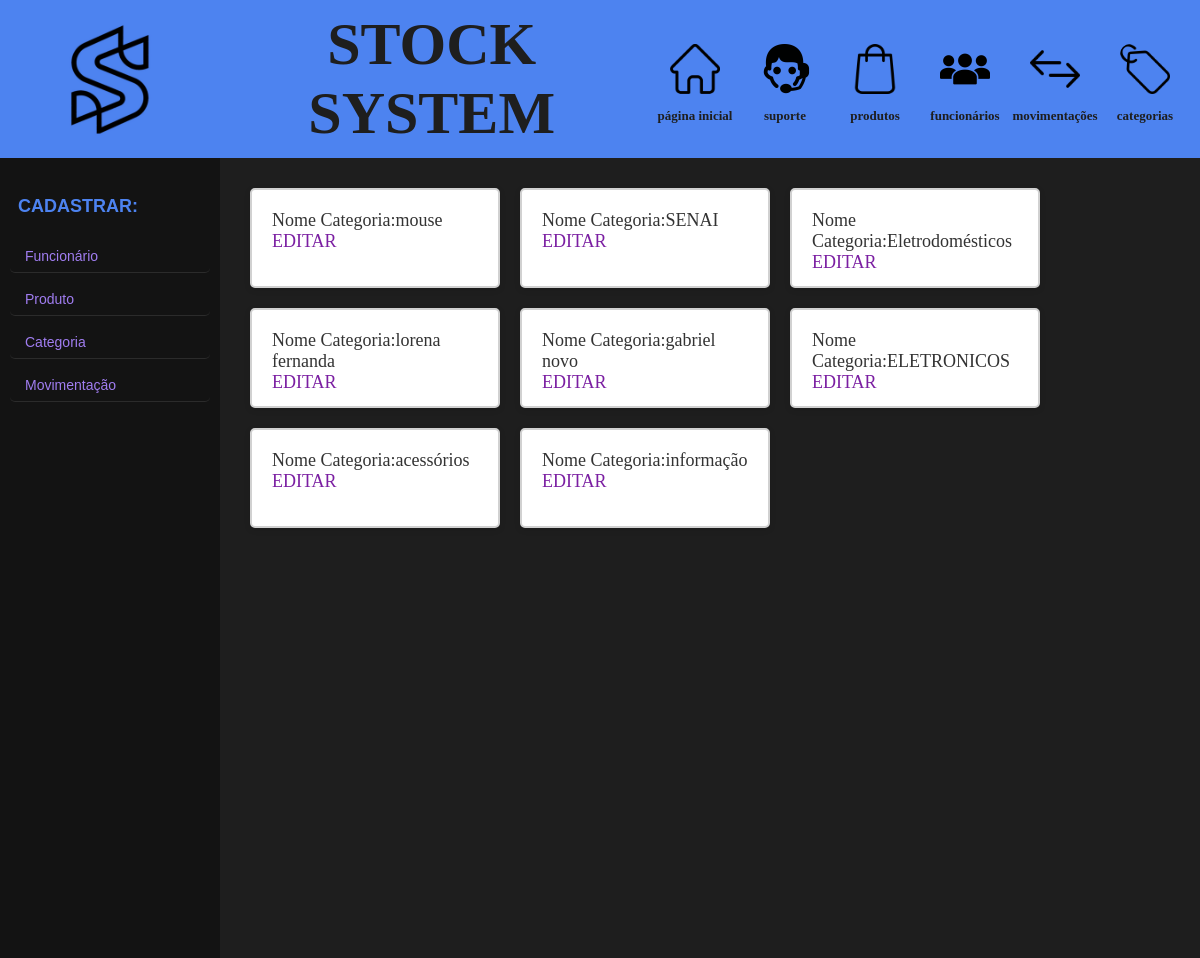
The page /categoria on the database as committed earlier.
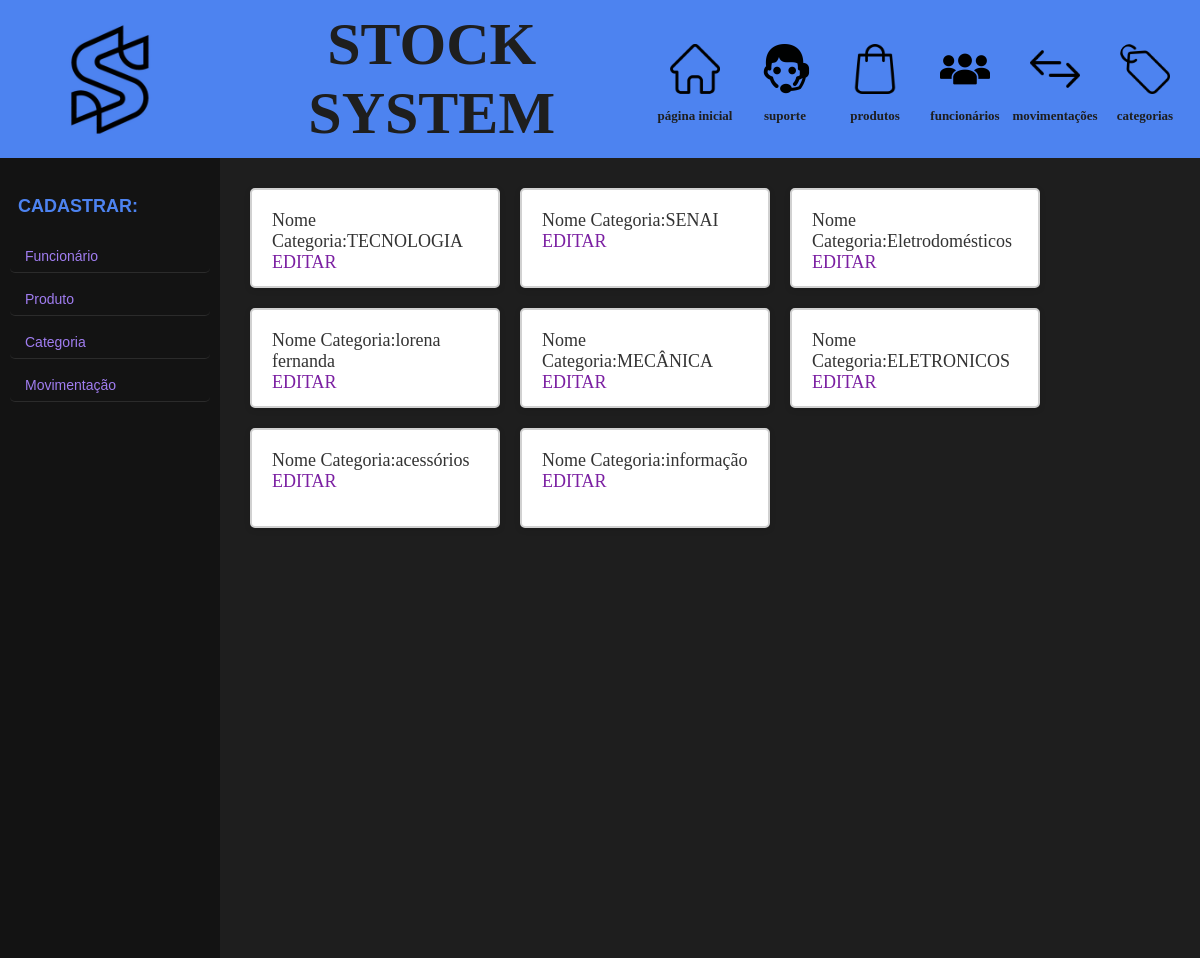
The same page on the database as committed later.
### models.py (models this page shows, shortened)
class Categoria(Base):
    __tablename__ = 'categoria'
    id = Column(Integer, primary_key=True)
    name_categoria = Column(String(20), nullable=False)
    def serialize_Categoria(self):
        dados_Categoria = {
            "id": self.id,
            "name_categoria": self.name_categoria,
        }
        return dados_Categoria

### app.py (the view)
@app.route('/categoria', methods=['GET'])
def categoria():
    sql_categoria = select(Categoria)
    resultado_categoria = db_session.execute(sql_categoria).scalars()
    lista_categoria = []
    for n in resultado_categoria:
        lista_categoria.append(n.serialize_Categoria())
        print((lista_categoria[-1]))
    return render_template('categoria.html',
                           lista_categoria=lista_categoria)

### templates/categoria.html
{% extends 'template.html' %}
{% block conteudo %}
{% for item in lista_categoria %}
<div class="conteudo_categoria">
    <p> Nome Categoria:{{item.name_categoria}} </p>
    <a href="{{url_for('editar_categoria', id_categoria=item.id)}}"> EDITAR</a>
</div>
{% endfor %}
{% endblock conteudo %}

Rows that differ between the two databases and show on the page:
changed Categoria: name_categoria "mouse" → "TECNOLOGIA"
changed Categoria: name_categoria "gabriel novo" → "MECÂNICA"
